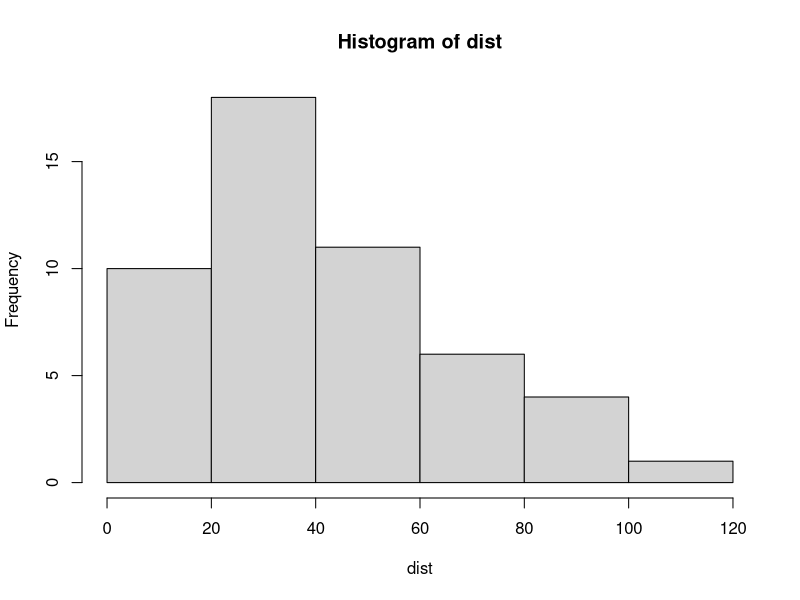

This figure's R source:
## ---- chunk 1
print("Hello world!")
## ---- chunk 2
# Edit me

## ---- chunk 3
1:10 # Numbers 1 to 10
127:132 # Numbers 127 to 132
## ---- chunk 4
seq(1,10,1) # Numbers 1 to 10
seq(1,10,2) # Odd numbers from 1 to 10
seq(2,10,2) # Even numbers from 2 to 10
## ---- chunk 5
# Edit me

## ---- chunk 6
# Edit me

## ---- chunk 7
# Edit me

## ---- chunk 8
head(cars)
## ---- chunk 9
attach(cars) # Using this command is poor style.  We will avoid it in the future.
speed
dist
## ---- chunk 10
# Edit me

## ---- chunk 11
hist(dist) # Histogram of stopping distance
## ---- chunk 12
# Edit me

## ---- chunk 13
#Edit me
## ---- chunk 14
#Edit me
